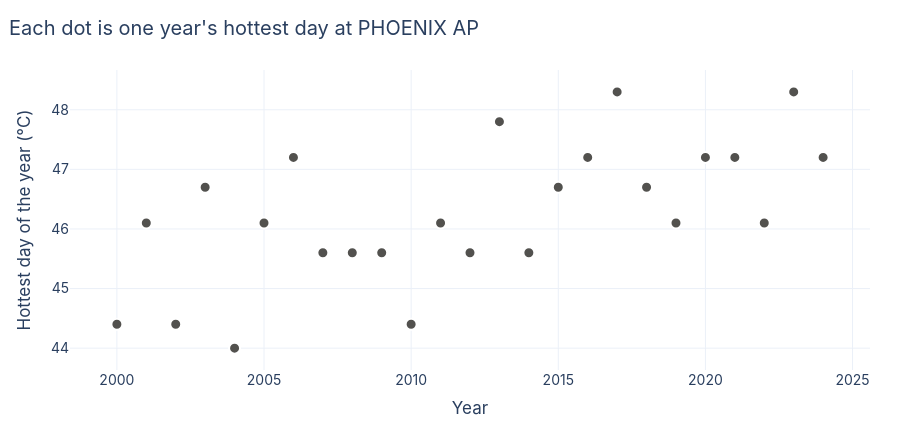

This figure's notebook cell:
### Code cell
def show_station_years():
    fig = go.Figure(go.Scatter(
        x=annual["year"], y=annual["value"], mode="markers",
        marker=dict(size=11, color=PAST, line=dict(width=2, color="white")),
        hovertemplate="%{x}: hottest day %{y:.1f} °C<extra></extra>",
    ))
    layout(fig, f"Each dot is one year's hottest day at {station.label}",
           xaxis_title="Year", yaxis_title="Hottest day of the year (°C)", showlegend=False)
    fig.show()


if station is not None:
    show_station_years()

### Figure 1 — Plotly figure (JSON) as saved in the notebook; plotly's stock layout.template omitted (floating-point values rounded to 4 significant figures)
{"data": [{"hovertemplate": "%{x}: hottest day %{y:.1f} °C<extra></extra>", "marker": {"color": "#52514e", "line": {"color": "white", "width": 2}, "size": 11}, "mode": "markers", "type": "scatter", "x": [2000, 2001, 2002, 2003, 2004, 2005, 2006, 2007, 2008, 2009, 2010, 2011, 2012, 2013, 2014, 2015, 2016, 2017, 2018, 2019, 2020, 2021, 2022, 2023, 2024], "y": [44.4, 46.1, 44.4, 46.7, 44.0, 46.1, 47.2, 45.6, 45.6, 45.6, 44.4, 46.1, 45.6, 47.8, 45.6, 46.7, 47.2, 48.3, 46.7, 46.1, 47.2, 47.2, 46.1, 48.3, 47.2]}], "layout": {"font": {"family": "Inter, Helvetica, Arial, sans-serif", "size": 14}, "height": 430, "margin": {"b": 60, "l": 70, "r": 30, "t": 70}, "showlegend": false, "title": {"text": "Each dot is one year's hottest day at PHOENIX AP", "x": 0.01}, "xaxis": {"title": {"text": "Year"}}, "yaxis": {"title": {"text": "Hottest day of the year (°C)"}}}}
